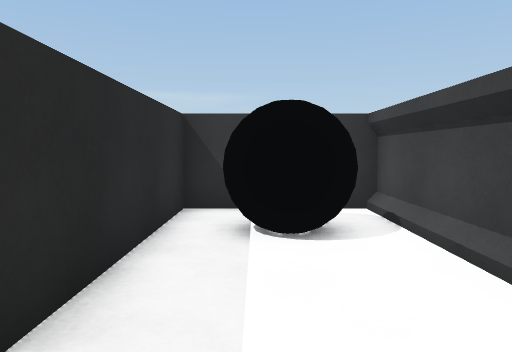
[1] (above)

24 first-person views from a walk through a scene from a Unity 3-D project. The camera is 1.2 m above the floor, tilts 4° down and sees 70° across. The floor is counted in squares, 1 m on a side. Each view is taken from the middle of a square. On the plan, view 1 faces up. The plan holds only what a view shows up to about 15 squares ahead; the rest is blank. The place goes on beyond the plan.

[2]
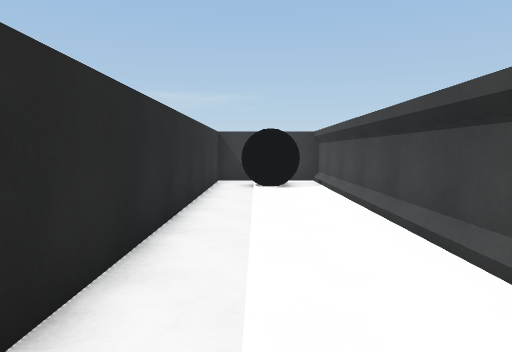

[3]
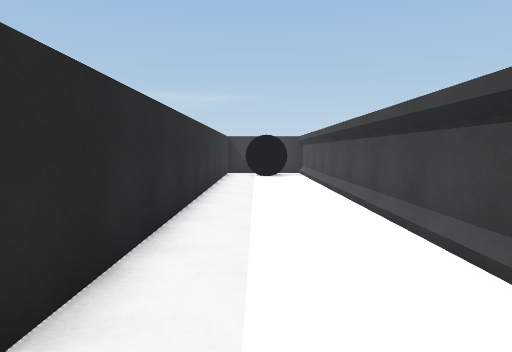

[4]
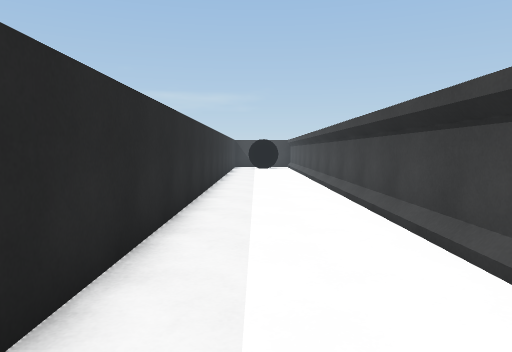

[5]
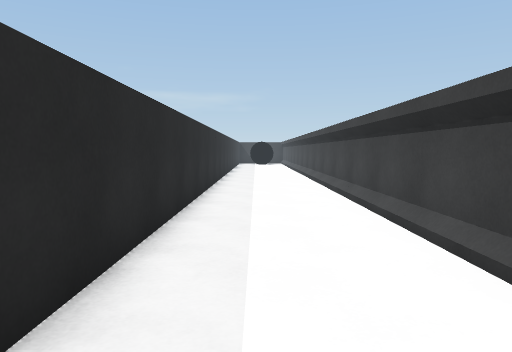

[6]
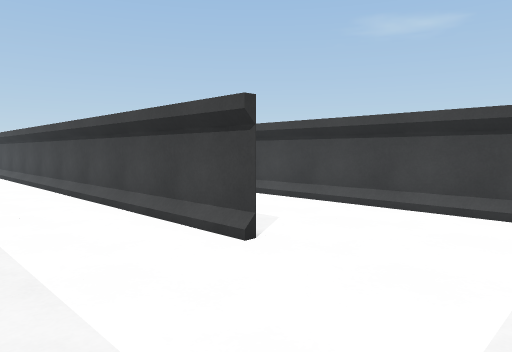

[7]
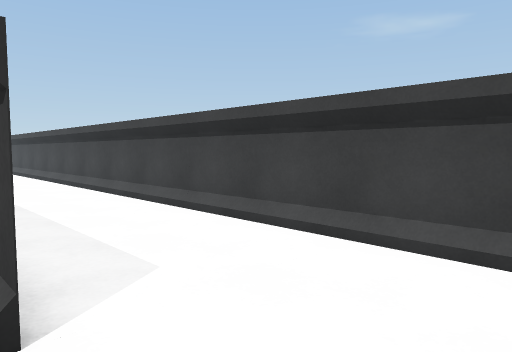

[8]
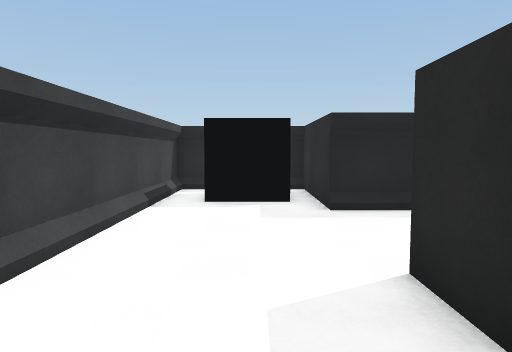

[9]
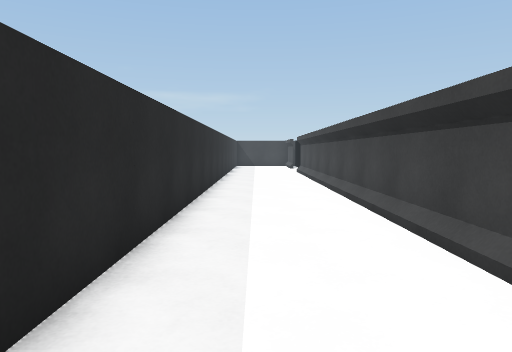

[10]
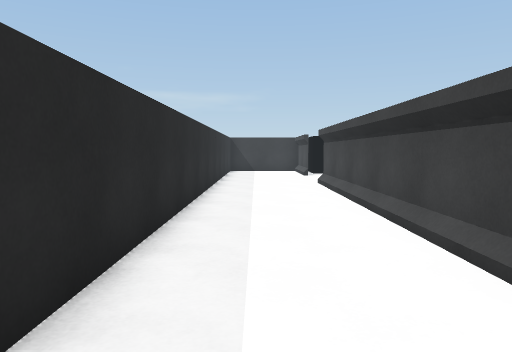

[11]
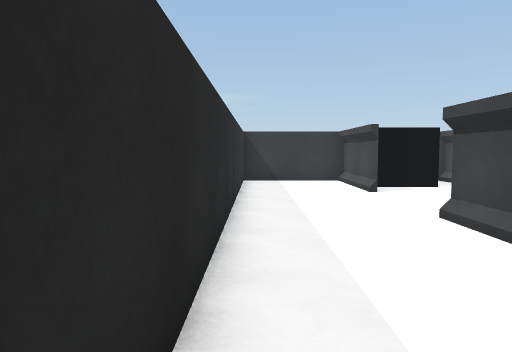

[12]
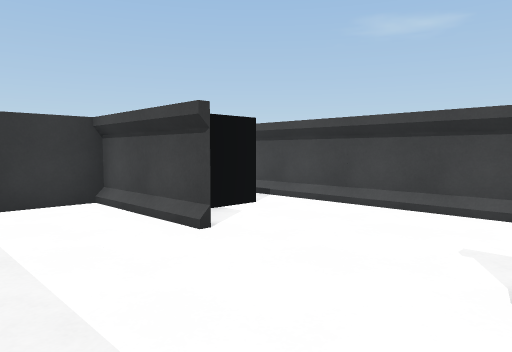

[13]
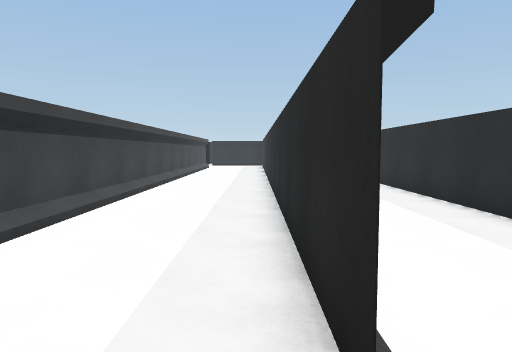

[14]
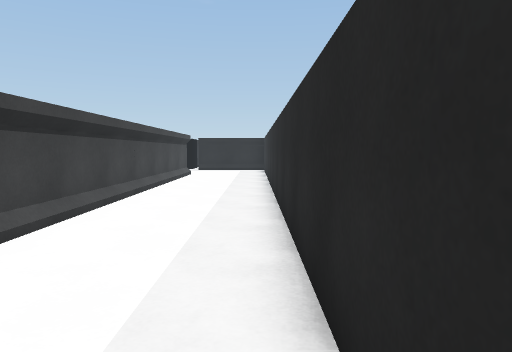

[15]
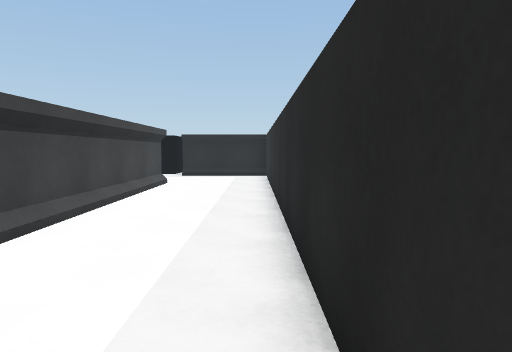

[16]
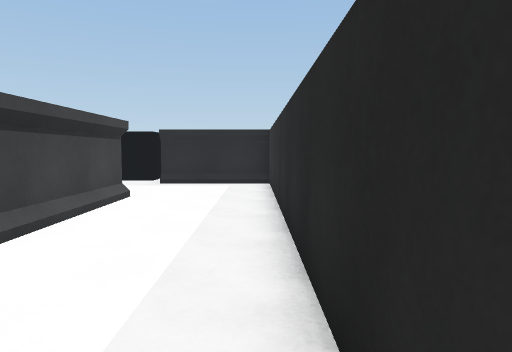

[17]
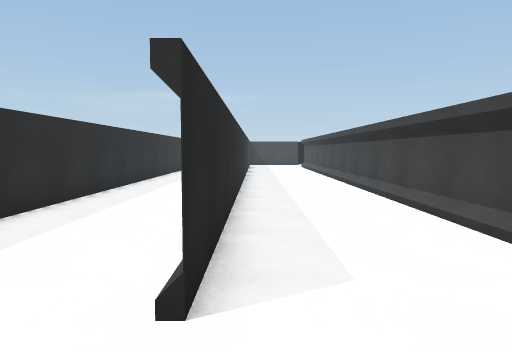

[18]
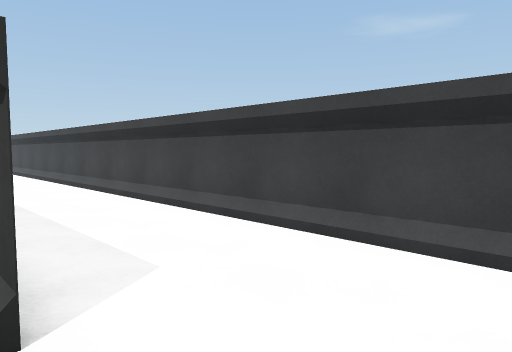

[19]
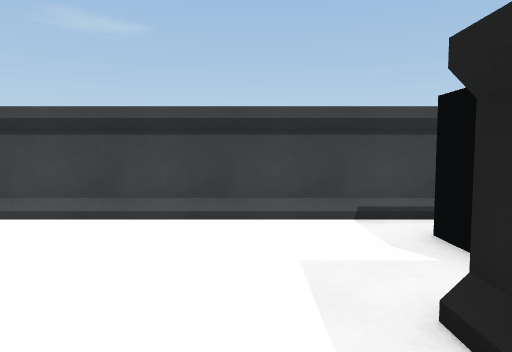

[20]
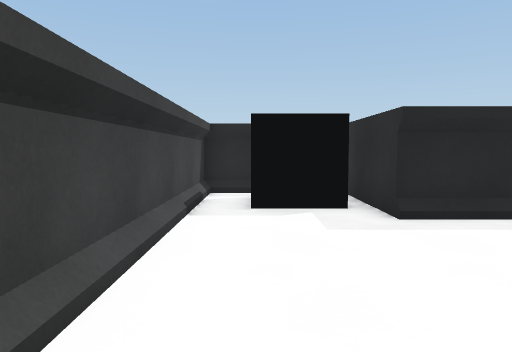

[21]
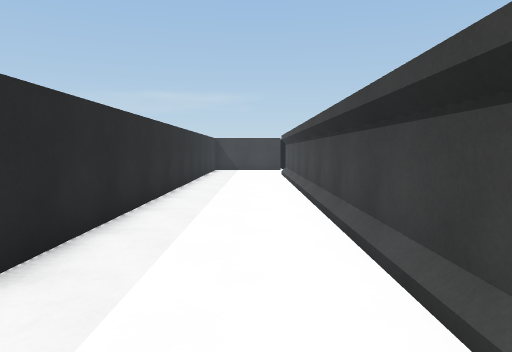

[22]
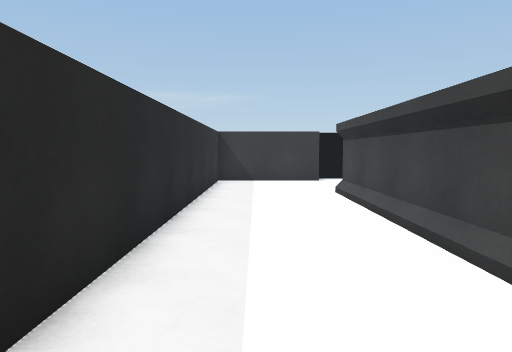

[23]
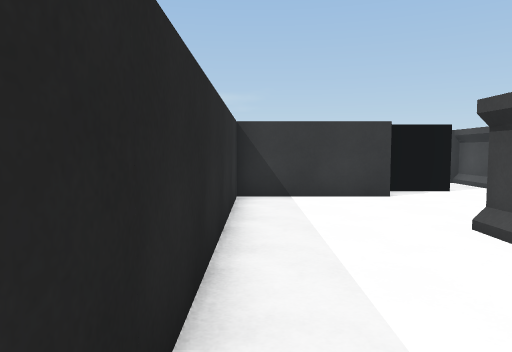

[24]
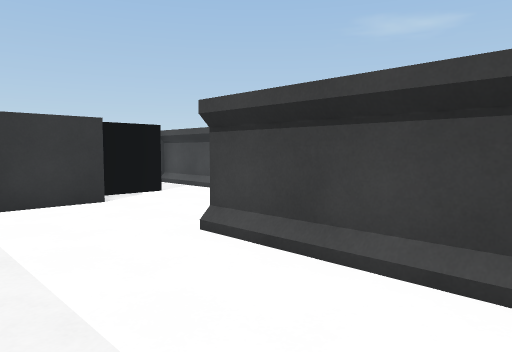

### Floor plan
Points are (right, up) in squares from view 1. A wall is a line through its corners. A room is listed if a view was taken in it or the views show most of it. See-through windows are left out.
Room 1 (views 1, 2, 3, 4, 5, 6, 7, 8, 9, 10, 11, 12, 13, 14, 15, 16, 17, 18, 19, 20, 21, 22, 23, 24)
walls: (10.5, 0.2) (10.5, 7.5); (10.5, -24.6) (10.5, -3.9); (14.6, 3.5) (10.5, 3.5) (10.5, -24.5); (2.5, -23) (2.5, -24.5); (18.5, 4.6) (18.5, 7.5); (6.5, 3.5) (6.5, 7.5) (1.5, 7.5); (2.5, -24.6) (2.5, 7.5); (6.5, -28.5) (10.5, -28.5) (10.5, -32); (13.1, -32.5) (14.5, -32.5) (14.5, -0.5); (0.8, -28.5) (2.5, -28.5) (2.5, -32.5) (3, -32.5); (5.5, -32.5) (6.5, -32.5) (6.5, -0.5) (6.5, -28); (2.5, 7.4) (2.5, -19); (-0.2, 7.5) (-1.5, 7.5) (-1.5, -24)
objects: black ball (0, 5) to (1, 6); black cube (3, -31) to (5, -30); black cube (8, 5); black cube (11, -31) to (13, -30); black cube (15, 5) to (16, 6)

Positions as (right, up) in squares from view 1, and headings:
1: (0, 0), facing up
2: (0, -7), facing up
3: (0, -12), facing up
4: (0, -19), facing up
5: (0, -26), facing up
6: (-1, -28), facing up-right
7: (2, -27), facing up-right
8: (4, -21), facing down
9: (4, -21), facing up
10: (4, -14), facing up
11: (3, -7), facing up
12: (3, -1), facing up-right
13: (7, 1), facing down
14: (7, -6), facing down
15: (7, -11), facing down
16: (7, -15), facing down
17: (11, -27), facing up
18: (10, -27), facing up-right
19: (8, -27), facing right
20: (13, -22), facing down
21: (13, -19), facing up
22: (12, -11), facing up
23: (11, -6), facing up
24: (11, -5), facing up-right
